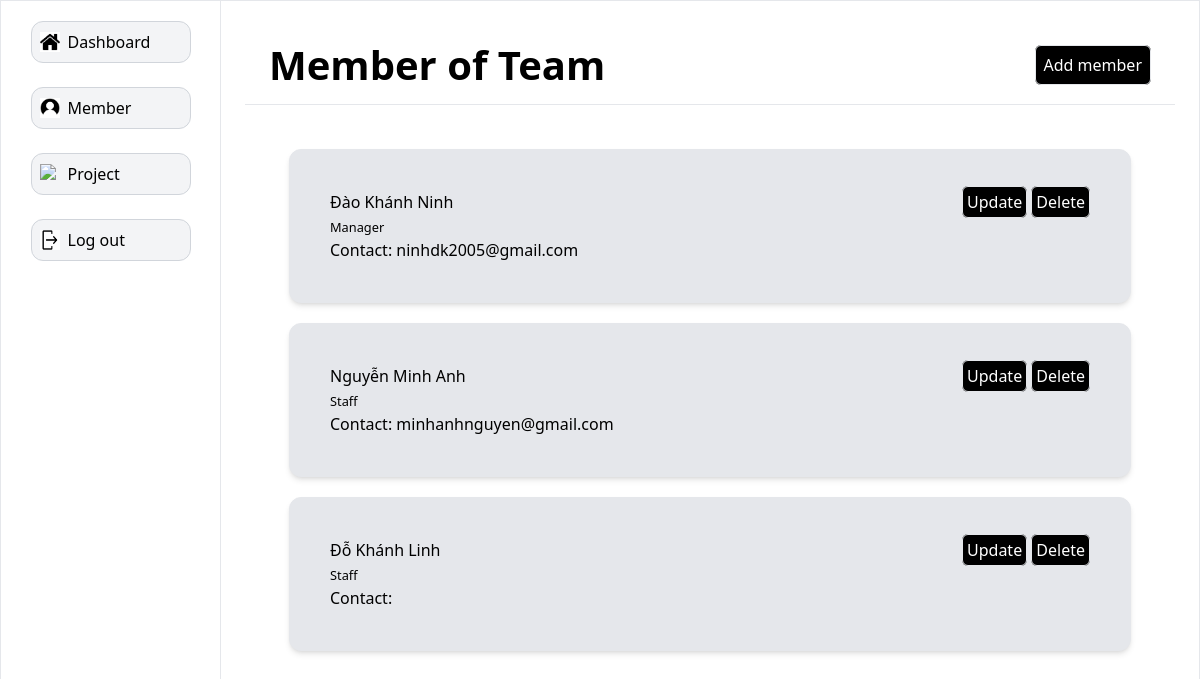
The page /member/ (signed in) on the database its author committed.
### main/models.py (models this page shows, shortened)
class Users(AbstractUser):
    gender_dict = {
        'Male': 'Male',
        'Female': 'Female'
    }
    role_dict = {
        'Manager': 'Manager',
        'Staff': 'Staff'
    }
    full_name = models.CharField(max_length=100, blank=True, null=True)
    role = models.CharField(max_length=20, blank=True, null=True, choices=role_dict)
    gender = models.CharField(max_length=50, blank=True, null=True, choices=gender_dict)
    date_of_birth = models.DateTimeField(blank=True, null=True)

### main/views.py (the view)
# urls.py: path('member/', views.member, name='member'),
def member(request):
    current_user = Users.objects.filter(id=request.user.id)
    other_users = Users.objects.exclude(id=request.user.id)
    users = list(current_user) + list(other_users)
    context = {'users': users}
    return render(request, 'main/member.html', context=context)

### main/templates/main/member.html
{% extends 'side_bar_member.html' %}
{% load static %}
{% block content %}
<div class="bg-white-200 items-center border-b border-b-gray-200 flex px-6 h-[80px] flex justify-between">
    <div><h1 class="text-[40px] font-bold">Member of Team</h1></div>
    {% if request.user.role == 'Manager' %}
    <div><a href="{% url 'add_member' %}" class="border border-gray-200 bg bg-black text-white p-2 rounded-md transition delay-150 duration-300 ease-in-out hover:bg-black-700 hover:scale-105">Add member</a></div>
    {% endif %}
</div>
<div class="col-start-2 row-start-2 overflow-y-scroll p-6 h-[calc(100vh-200px)]">
    {% for user in users %}
        <div class="flex justify-between border border-gray-200 w-auto m-[20px] rounded-xl p-10 bg bg-gray-200 shadow-md transition delay-150 duration-300 ease-in-out hover:bg-gray-300 hover:scale-100">
            <div>
                <h3>{{ user.full_name }}</h3>
                <small>{{ user.role }}</small>
                <h3>Contact: {{ user.email }}</h3>
            </div>
            <div>
                {% if request.user.role == 'Manager' or request.user.id == user.id %}
                <a href="{% url 'update_per_info' user.id %} "  class="border border-gray-200 rounded-md bg bg-black text-white p-1">Update</a>
                {% endif %}
                {% if request.user.role == 'Manager' %}
                    <a href="{% url 'delete_member' user.id %}" class="border border-gray-200 rounded-md bg bg-black text-white p-1">Delete</a>
                {% endif %}
            </div>
        </div>
    {% endfor %}
</div>
{% endblock %}

### rows shown on the page
Users: full_name "Đào Khánh Ninh", role "Manager", email "ninhdk2005@gmail.com", shows "Update", shows "Delete"
Users: full_name "Nguyễn Minh Anh", role "Staff", email "minhanhnguyen@gmail.com"
Users: full_name "Đỗ Khánh Linh", role "Staff"
